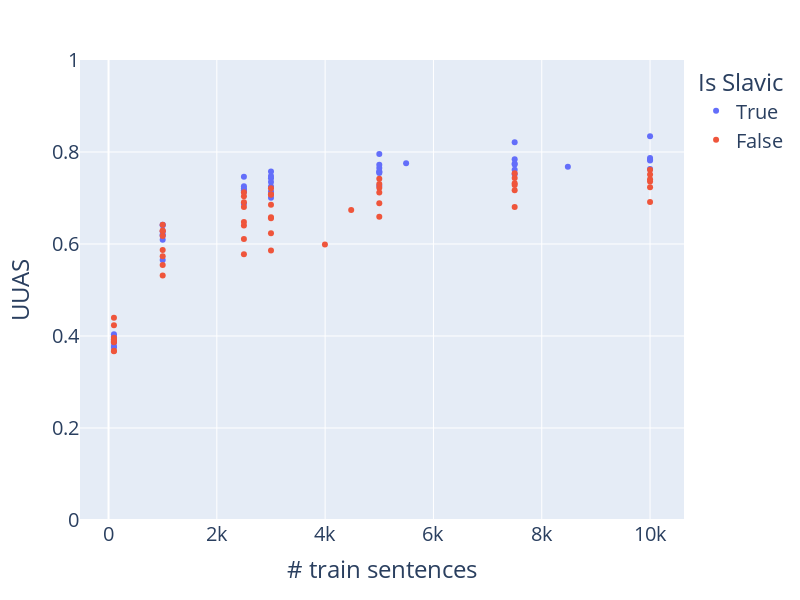

Notebook source saved alongside this figure:
### Code cell
fig = px.scatter(data_frame=df_avg[df_avg.limit <= 10000], x="limit", y="uuas", color="slavic", hover_data=["train"], labels={"limit": "# train sentences", "uuas": "UUAS", "slavic": "Is Slavic"})
fig.update_layout(
    autosize=False,
    width=800,
    height=600,
    yaxis_range=[0, 1],
    font={"size":20}
)
fig.show()

### Figure 1 — Plotly figure (JSON) as saved in the notebook; plotly's stock layout.template omitted (floating-point values rounded to 4 significant figures)
{"data": [{"customdata": [["be"], ["uk"], ["slv"], ["slk"], ["ru"], ["pl"], ["cs"], ["pl"], ["cs"], ["uk"], ["ru"], ["be"], ["slv"], ["slk"], ["slk"], ["pl"], ["ru"], ["cs"], ["slv"], ["uk"], ["be"], ["uk"], ["pl"], ["slv"], ["cs"], ["ru"], ["slk"], ["be"], ["be"], ["ru"], ["slv"], ["slk"], ["pl"], ["uk"], ["cs"], ["uk"], ["slv"], ["slk"], ["cs"], ["ru"], ["be"], ["pl"], ["slk"], ["be"], ["cs"], ["slv"], ["ru"], ["pl"]], "hovertemplate": "Is Slavic=True<br># train sentences=%{x}<br>UUAS=%{y}<br>train=%{customdata[0]}<extra></extra>", "legendgroup": "True", "marker": {"color": "#636efa", "symbol": "circle"}, "mode": "markers", "name": "True", "orientation": "v", "showlegend": true, "type": "scatter", "x": [100, 100, 100, 100, 100, 100, 100, 1000, 1000, 1000, 1000, 1000, 1000, 1000, 2500, 2500, 2500, 2500, 2500, 2500, 2500, 3000, 3000, 3000, 3000, 3000, 3000, 3000, 5000, 5000, 5000, 5000, 5000, 5000, 5000, 5495, 7500, 7500, 7500, 7500, 7500, 7500, 8482, 10000, 10000, 10000, 10000, 10000], "xaxis": "x", "y": [0.376, 0.3928, 0.4038, 0.3895, 0.3766, 0.3846, 0.3993, 0.5654, 0.6418, 0.6185, 0.6209, 0.6095, 0.6405, 0.628, 0.713, 0.7463, 0.7253, 0.7208, 0.715, 0.7169, 0.6876, 0.7428, 0.7577, 0.7349, 0.7252, 0.7479, 0.7139, 0.7003, 0.7265, 0.7652, 0.7576, 0.7542, 0.7957, 0.7723, 0.7566, 0.7754, 0.7728, 0.7617, 0.7753, 0.7841, 0.7515, 0.8215, 0.7677, 0.7629, 0.7817, 0.7837, 0.7871, 0.8341], "yaxis": "y"}, {"customdata": [["zh"], ["lv"], ["fr"], ["fi"], ["es"], ["en"], ["de"], ["id"], ["fr"], ["fi"], ["en"], ["id"], ["zh"], ["de"], ["lv"], ["es"], ["fi"], ["lv"], ["id"], ["fr"], ["zh"], ["de"], ["es"], ["en"], ["de"], ["id"], ["zh"], ["en"], ["fr"], ["es"], ["fi"], ["lv"], ["zh"], ["id"], ["fi"], ["es"], ["fr"], ["en"], ["lv"], ["de"], ["de"], ["es"], ["en"], ["lv"], ["fr"], ["fi"], ["fi"], ["fr"], ["de"], ["en"], ["es"], ["lv"]], "hovertemplate": "Is Slavic=False<br># train sentences=%{x}<br>UUAS=%{y}<br>train=%{customdata[0]}<extra></extra>", "legendgroup": "False", "marker": {"color": "#EF553B", "symbol": "circle"}, "mode": "markers", "name": "False", "orientation": "v", "showlegend": true, "type": "scatter", "x": [100, 100, 100, 100, 100, 100, 100, 100, 1000, 1000, 1000, 1000, 1000, 1000, 1000, 1000, 2500, 2500, 2500, 2500, 2500, 2500, 2500, 2500, 3000, 3000, 3000, 3000, 3000, 3000, 3000, 3000, 3996, 4481, 5000, 5000, 5000, 5000, 5000, 5000, 7500, 7500, 7500, 7500, 7500, 7500, 10000, 10000, 10000, 10000, 10000, 10000], "xaxis": "x", "y": [0.3864, 0.3678, 0.4231, 0.3668, 0.4397, 0.3963, 0.3887, 0.3918, 0.6418, 0.5546, 0.6278, 0.587, 0.5317, 0.6175, 0.5732, 0.6291, 0.6108, 0.6403, 0.6477, 0.7039, 0.5779, 0.7122, 0.6909, 0.6806, 0.7213, 0.6581, 0.5858, 0.6855, 0.7082, 0.7068, 0.6231, 0.6562, 0.5989, 0.6737, 0.6593, 0.7224, 0.7302, 0.7119, 0.6884, 0.7417, 0.7538, 0.7281, 0.7323, 0.717, 0.7435, 0.6804, 0.6915, 0.7512, 0.7613, 0.7361, 0.7407, 0.7233], "yaxis": "y"}], "layout": {"autosize": false, "font": {"size": 20}, "height": 600, "legend": {"title": {"text": "Is Slavic"}, "tracegroupgap": 0}, "margin": {"t": 60}, "width": 800, "xaxis": {"anchor": "y", "domain": [0, 1], "title": {"text": "# train sentences"}}, "yaxis": {"anchor": "x", "domain": [0, 1], "range": [0, 1], "title": {"text": "UUAS"}}}}
